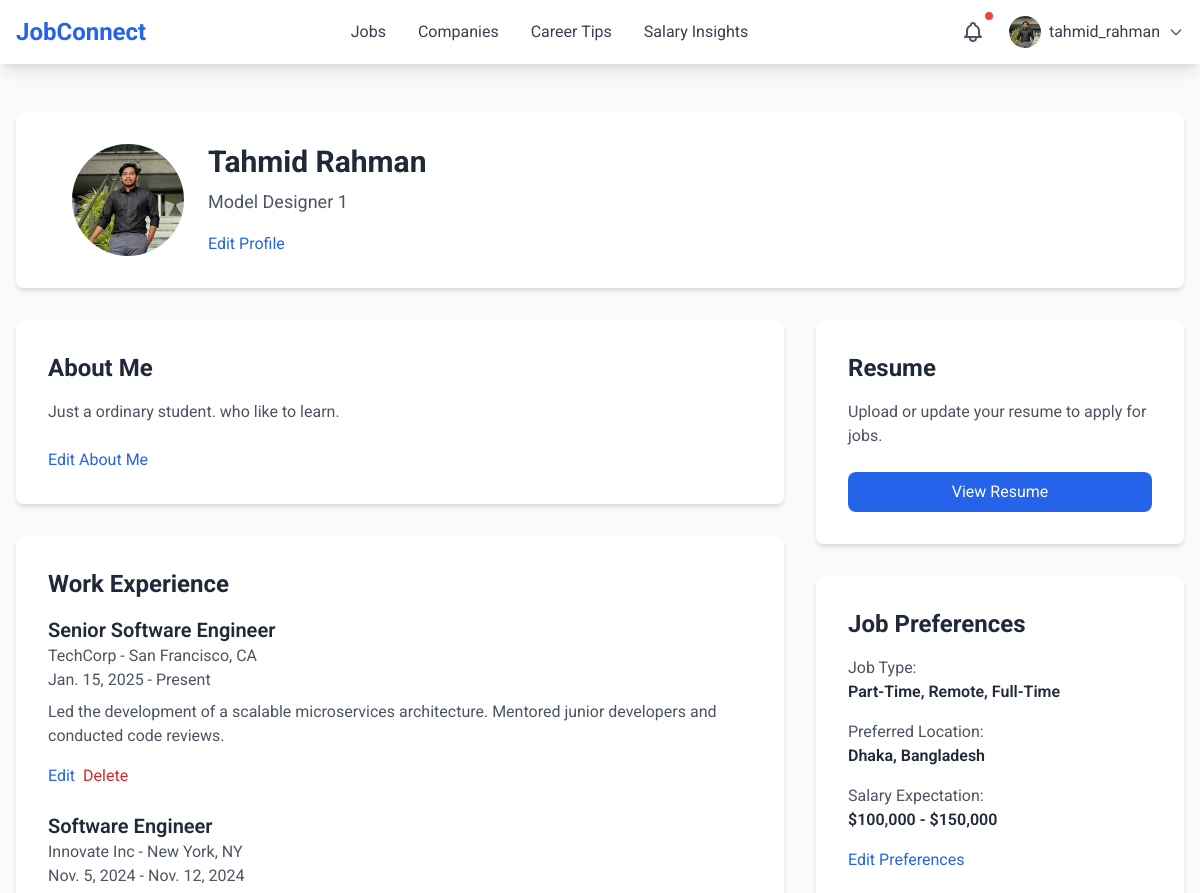
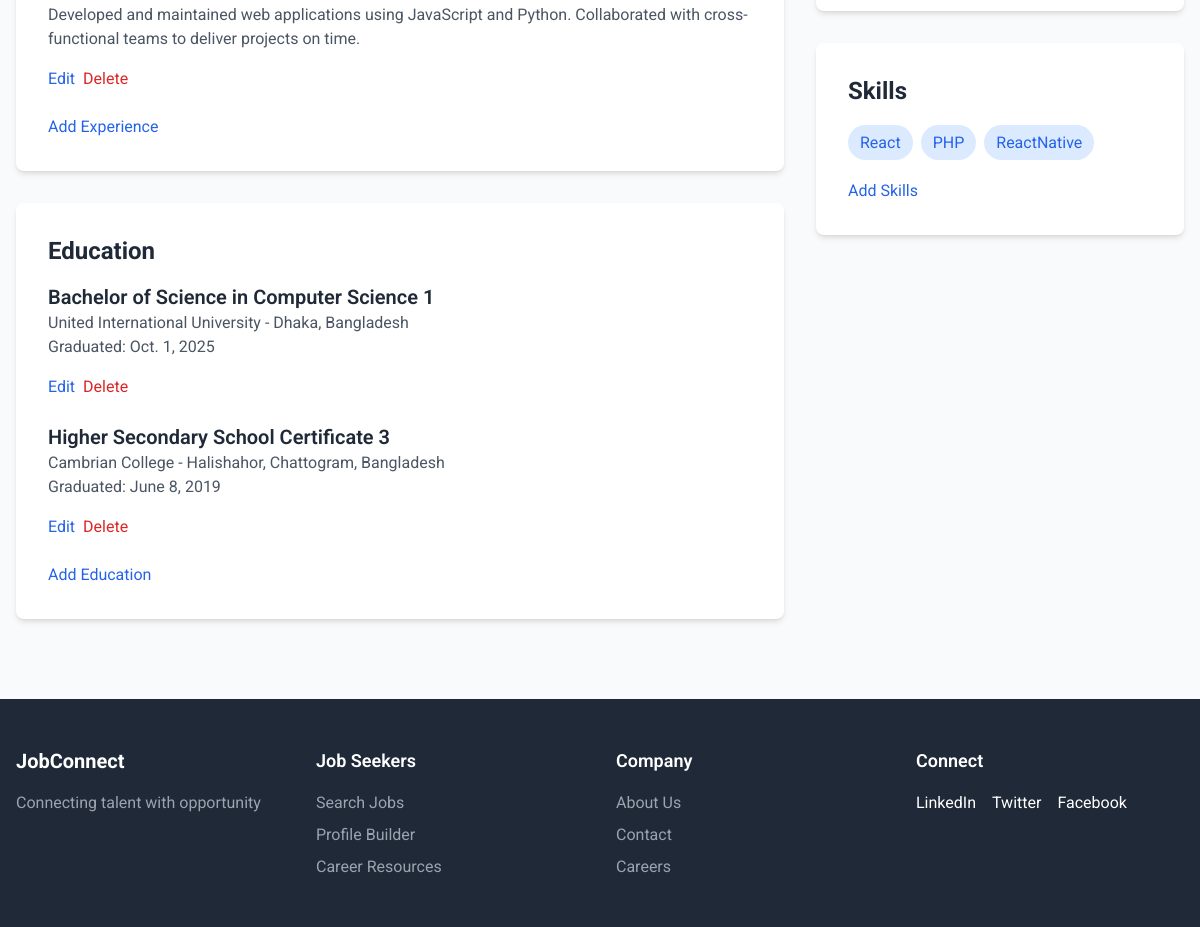
The page /jobseeker/profile/ (signed in) on the database its author committed (2 pictures, top to bottom).
### accounts/models.py (models this page shows, shortened)
class CustomUser(AbstractBaseUser, PermissionsMixin):
    id = models.AutoField(primary_key=True)
    name = models.CharField(max_length=100)
    username = models.CharField(max_length=100, unique=True)
    email = models.EmailField(unique=True)
    phone_no = models.IntegerField(max_length=15,null=True,blank=True)
    role = models.CharField(max_length=50, choices=[
        ('admin', 'Admin'),
        ('user', 'User'),
        ('employee', 'Employee'),
    ], default='user')
    status = models.CharField(max_length=50, choices=[
        ('approved','Approved'),
        ('pending', 'Pending'),
    ],default='pending')
    is_active = models.BooleanField(default=True)
    is_staff = models.BooleanField(default=False)
    google_id = models.CharField(max_length=255, blank=True, null=True)
    email_verified = models.BooleanField(default=False)
    objects = CustomUserManager()
    USERNAME_FIELD = 'email'
    REQUIRED_FIELDS = ['username', 'name']

### jobseeker/models.py (models this page shows, shortened)
class Profile(models.Model):
    user = models.OneToOneField(CustomUser, on_delete=models.CASCADE, related_name='profile')
    profile_id = models.AutoField(primary_key=True)
    profile_picture = models.ImageField(upload_to='profile_pics/', blank=True, null=True,default='profile_pics/profile_1.png')
    google_picture_url = models.URLField(blank=True, null=True)
    first_name = models.CharField(max_length=50, blank=True, null=True)
    last_name = models.CharField(max_length=50, blank=True, null=True)
    job_title = models.CharField(max_length=100, blank=True, null=True)
    location = models.CharField(max_length=100, blank=True, null=True)
    about_me = models.TextField( blank=True, null=True)
    establised_at = models.DateField(blank=True, null=True)
    total_employees = models.IntegerField(blank=True, null=True)

class Experience(models.Model):
    profile = models.ForeignKey(Profile, on_delete=models.CASCADE, related_name='experiences')
    exp_id =models.AutoField(primary_key=True)
    job_title = models.CharField(max_length=100)
    company_name = models.CharField(max_length=100)
    location = models.CharField(max_length=100)
    start_date = models.DateField()
    end_date = models.DateField(blank=True, null=True)
    description = models.TextField()

class Education(models.Model):
    profile = models.ForeignKey(Profile, on_delete=models.CASCADE, related_name='educations')
    edu_id =models.AutoField(primary_key=True)
    degree = models.CharField(max_length=100)
    school = models.CharField(max_length=100)
    location = models.CharField(max_length=100)
    graduation_date = models.DateField()

class JobPreference(models.Model):
    profile = models.OneToOneField(Profile, on_delete=models.CASCADE, related_name='job_preferences')
    job_type = models.CharField(max_length=50)
    preferred_location = models.CharField(max_length=100)
    salary_expectation = models.CharField(max_length=50)

class Skill(models.Model):
    profile = models.ForeignKey(Profile, on_delete=models.CASCADE, related_name='skills')
    name = models.CharField(max_length=50)

### jobseeker/views.py (the view)
    def wrapper(request, *args, **kwargs):
        if request.user.role != 'user':
            messages.error(request, "You are not authorized to view this page.")
            return redirect('login')
        return view_func(request, *args, **kwargs)

### jobseeker/views.py (called while the page is built)
def user_role_required(view_func):
    def wrapper(request, *args, **kwargs):
        if request.user.role != 'user':
            messages.error(request, "You are not authorized to view this page.")
            return redirect('login')
        return view_func(request, *args, **kwargs)
    return wrapper

@user_role_required
@login_required
def profile(request):
    pro = Profile.objects.get(user=request.user)
    edu = pro.educations.all()
    exp = pro.experiences.all()
    skill = pro.skills.all()
    prf = JobPreference.objects.get(profile=pro)
    return render(request, 'jobseeker/profile.html',{'pro': pro,'edu':edu, 'exp':exp, 'skill':skill,'prf':prf})

### static/templates/jobseeker/profile.html (shortened to what this page needs)
{% extends 'base.html' %}
{% block nav %}
{% include 'components/main_nav.html' %}
{% endblock nav %}
{% block content %}
<section class="py-12 bg-gray-50">
    <div class="max-w-7xl mx-auto px-4">
        <div class="bg-white p-8 rounded-lg shadow-md mb-8">
            <div class="flex flex-col md:flex-row items-center md:items-start space-y-4 md:space-y-0 md:space-x-6">
                <div onclick="document.getElementById('profileInput').click()"
                    class="relative cursor-pointer w-28 h-28 bg-blue-100 rounded-full flex items-center justify-center overflow-hidden z-0">
                    <img id="profileImage" src="{{ pro.profile_picture.url }}" alt="TR"
                        class="w-full h-full object-cover">
                </div>
                <div>
                    <div id="profile-info">
                        <h1 class="text-3xl font-bold text-gray-800 mb-2 hover:underline cursor-pointer">
                            {% if pro.first_name %}
                            {{pro.first_name}}
                            {% endif %}
                            {% if pro.last_name %}
                            {{pro.last_name}}
                            {% endif %}</h1>
                        <p class="text-lg text-gray-600">
                            {% if pro.job_title %}
                            {{pro.job_title}}
                            {% endif %}
                            {{pro.profile_id}}</p>
                        <div class="mt-4">
                            <a href="#" id="edit-profile-link" class="text-blue-600 hover:text-blue-700">Edit
                                Profile</a>
                        </div>
                    </div>
                </div>
            </div>
        </div>
        <div class="grid grid-cols-1 lg:grid-cols-3 gap-8">
            <div class="lg:col-span-2">
                <div class="bg-white p-8 rounded-lg shadow-md mb-8">
                    <h2 class="text-2xl font-bold text-gray-800 mb-4">About Me</h2>
                    <div id="about-me-display">
                        <p class="text-gray-600 mb-6">
                            {{pro.about_me}}
                        </p>
                        <a href="#" id="edit-about-me-link" class="text-blue-600 hover:text-blue-700">Edit About Me</a>
                    </div>
                </div>
                <div class="bg-white p-8 rounded-lg shadow-md mb-8">
                    <h2 class="text-2xl font-bold text-gray-800 mb-4">Work Experience</h2>
                    {% for e in exp %}
                    <div class="mb-6" id="work-experience-{{ e.exp_id }}">
                        <div id="work-experience-display-{{ e.exp_id }}">
                            <h3 class="text-xl font-semibold text-gray-800">{{ e.job_title }}</h3>
                            <p class="text-gray-600">{{ e.company_name }} - {{ e.location }}</p>
                            <p class="text-gray-600">
                                {{ e.start_date }} -
                                {% if e.end_date %}
                                {{ e.end_date }}
                                {% else %}
                                Present
                                {% endif %}
                            </p>
                            <p class="text-gray-600 mt-2">
                                {{ e.description }}
                            </p>
                            <div class="mt-4">
                                <a href="#" class="text-blue-600 hover:text-blue-700 edit-work-experience-link"
                                    data-id="{{ e.exp_id }}">Edit</a>
                                <a href="#" class="ml-1 text-red-600 hover:text-red-700 delete-work-experience-link"
                                    data-id="{{ e.exp_id }}">Delete</a>
                            </div>
                        </div>
                    </div>
                    {% endfor %}
                    <a href="#" id="add-work-experience-link" class="text-blue-600 hover:text-blue-700">Add
                        Experience</a>
                </div>
                <div class="bg-white p-8 rounded-lg shadow-md mb-8">
                    <h2 class="text-2xl font-bold text-gray-800 mb-4">Education</h2>
                    {% for e in edu %}
                    <div class="mb-6" id="education-{{ e.edu_id }}">
                        <div id="education-display-{{ e.edu_id }}">
                            <h3 class="text-xl font-semibold text-gray-800">{{ e.degree }} {{e.edu_id}}</h3>
                            <p class="text-gray-600">{{ e.school }} - {{ e.location }}</p>
                            <p class="text-gray-600">Graduated: {{ e.graduation_date }}</p>
                            <div class="mt-4">
                                <a href="#" class="text-blue-600 hover:text-blue-700 edit-education-link"
                                    data-id="{{ e.edu_id }}">Edit</a>
                                <a href="#" class="ml-1 text-red-600 hover:text-red-700 delete-education-link"
                                    data-id="{{ e.edu_id }}">Delete</a>
                            </div>
                        </div>
                    </div>
                    {% endfor %}
                    <a href="#" id="add-education-link" class="text-blue-600 hover:text-blue-700">Add Education</a>
                </div>
            </div>
            <div class="lg:col-span-1">
                <div class="bg-white p-8 rounded-lg shadow-md mb-8">
                    <h2 class="text-2xl font-bold text-gray-800 mb-4">Resume</h2>
                    <p class="text-gray-600 mb-6">Upload or update your resume to apply for jobs.</p>
                    <a href="{% url 'jobseeker:resume_build' pro.profile_id %}">
                        <button class="w-full bg-blue-600 text-white px-6 py-2 rounded-lg hover:bg-blue-700">
                            View Resume
                        </button>
                    </a>
                </div>
                <div class="bg-white p-8 rounded-lg shadow-md mb-8">
                    <h2 class="text-2xl font-bold text-gray-800 mb-4">Job Preferences</h2>
                    <div id="job-preferences-display">
                        <div class="space-y-4">
                            <div>
                                <p class="text-gray-600">Job Type:</p>
                                <p class="text-gray-800 font-semibold">{{ prf.job_type }}</p>
                            </div>
                            <div>
                                <p class="text-gray-600">Preferred Location:</p>
                                <p class="text-gray-800 font-semibold">{{ prf.preferred_location }}</p>
                            </div>
                            <div>
                                <p class="text-gray-600">Salary Expectation:</p>
                                <p class="text-gray-800 font-semibold">{{ prf.salary_expectation }}</p>
                            </div>
                        </div>
                        <a href="#" id="edit-job-preferences-link"
                            class="text-blue-600 hover:text-blue-700 mt-4 block">Edit Preferences</a>
                    </div>
                </div>
                <div class="bg-white p-8 rounded-lg shadow-md">
                    <h2 class="text-2xl font-bold text-gray-800 mb-4">Skills</h2>
                    <div id="skills-display">
                        <div class="flex flex-wrap gap-2">
                            {% for s in skill %}
                            <div class="relative inline-block group my-2">
                                <span class="bg-blue-100 text-blue-600 px-3 py-2 rounded-full">
                                    {{ s.name }}
                                </span>
                            </div>
                            {% endfor %}
                        </div>
                        <a href="#" id="add-skills-link" class="text-blue-600 hover:text-blue-700 mt-4 block">Add
                            Skills</a>
                    </div>
                </div>
            </div>
        </div>
    </div>
</section>
{% endblock content %}
{% block footer %}
<div class="footer-container hidden md:block">
    {% include 'components/footer.html' %}
</div>
{% endblock footer %}

### static/templates/components/main_nav.html (shortened to what this page needs)
<nav class="bg-white shadow-lg sticky top-0 z-[10]">
    <div class="max-w-7xl mx-auto px-4">
        <div class="flex justify-between items-center h-16">
            <a href="/jobseeker/jobs/" class="flex items-center">
                <span class="text-2xl font-bold text-blue-600">JobConnect</span>
            </a>
            <div class="hidden md:flex space-x-8">
                <a href="/jobseeker/jobs"
                    class="hover:text-blue-600 {% if '/jobseeker/jobs' in request.path %} text-blue-600 {% else %} text-gray-700 {% endif %} ">
                    Jobs
                </a>
                <a href="/jobseeker/company"
                    class="{% if '/jobseeker/company' in request.path %} text-blue-600 {% else %} text-gray-700 {% endif %} hover:text-blue-600">Companies</a>
                <a href="/jobseeker/tips"
                    class="{% if '/jobseeker/tips' in request.path %} text-blue-600 {% else %} text-gray-700 {% endif %} hover:text-blue-600">Career
                    Tips</a>
                <a href="/jobseeker/salaryinsight"
                    class="{% if '/jobseeker/salaryinsight' in request.path %} text-blue-600 {% else %} text-gray-700 {% endif %} hover:text-blue-600">Salary
                    Insights</a>
            </div>
            <div class="flex items-center space-x-4">
                <div class="relative">
                    <button id="notificationButton" class="p-2 text-gray-600 hover:text-blue-600 relative">
                        <span class="absolute top-0 right-0 w-2 h-2 bg-red-500 rounded-full"></span>
                    </button>
                </div>
                <div class="relative">
                    <button id="profileButton" class="flex items-center space-x-2 focus:outline-none">
                        <img src="{{ request.user.profile.profile_picture.url }}" alt="Profile"
                            class="w-8 h-8 rounded-full bg-black">
                        <span class="hidden md:block text-gray-700">{{ request.user.username }}</span>
                        <svg class="w-4 h-4 text-gray-600" fill="none" stroke="currentColor" viewBox="0 0 24 24">
                            <path stroke-linecap="round" stroke-linejoin="round" stroke-width="2" d="M19 9l-7 7-7-7" />
                        </svg>
                    </button>
                </div>
            </div>
        </div>
    </div>
</nav>

### rows shown on the page
CustomUser: user.profile.profile_picture (picture), user.username "tahmid_rahman"
Profile: profile_picture (picture), first_name "Tahmid", last_name "Rahman", job_title "Model Designer", profile_id "1", about_me "Just a ordinary student. who like to learn."
Experience: job_title "Senior Software Engineer", company_name "TechCorp", location "San Francisco, CA", start_date "Jan. 15, 2025", shows "Present", description "Led the development of a scalable microservices architecture. Mentored junior developers and conducted code reviews."
Experience: job_title "Software Engineer", company_name "Innovate Inc", location "New York, NY", start_date "Nov. 5, 2024", end_date "Nov. 12, 2024", description "Developed and maintained web applications using JavaScript and Python. Collaborated with cross-functional teams to deliver projects on time."
Education: degree "Bachelor of Science in Computer Science", edu_id "1", school "United International University", location "Dhaka, Bangladesh", graduation_date "Oct. 1, 2025"
Education: degree "Higher Secondary School Certificate", edu_id "3", school "Cambrian College", location "Halishahor, Chattogram, Bangladesh", graduation_date "June 8, 2019"
JobPreference: job_type "Part-Time, Remote, Full-Time", preferred_location "Dhaka, Bangladesh", salary_expectation "$100,000 - $150,000"
Skill: name "React"
Skill: name "PHP"
Skill: name "ReactNative"
